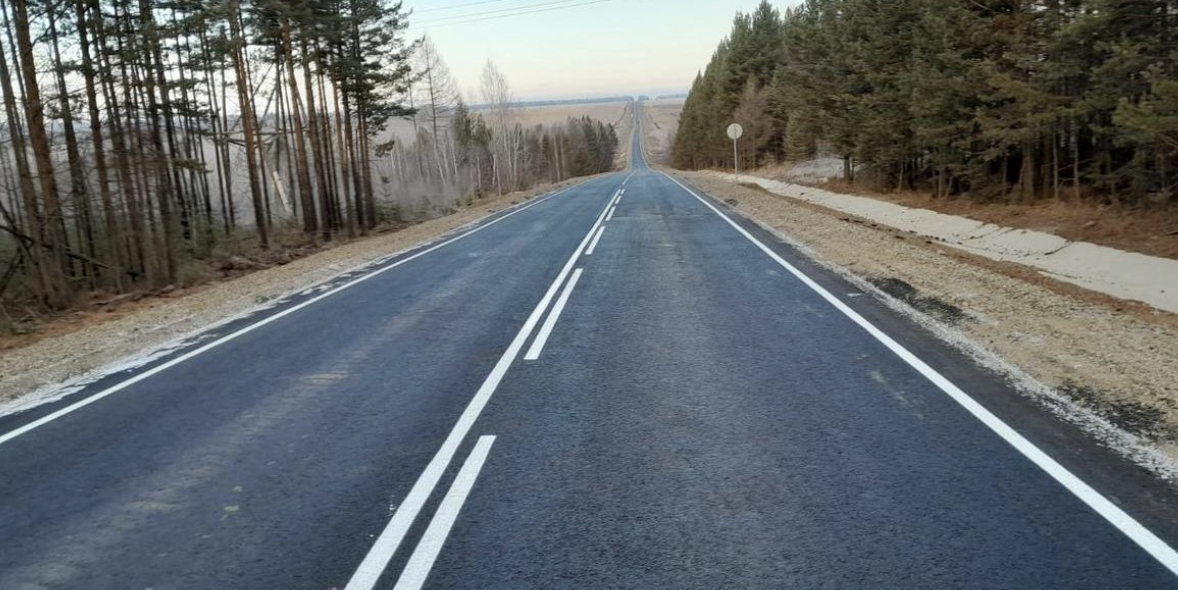
#> input picture road1.png, 1178 x 590 px
$ python CV_HW1_8b.py
#> lines starting #> are read from the running program, lines starting #| are printed output that depends on the picture; after the words box and inside, x2 and y2 are one past the last pixel; in counts of white or black regions, pixels touching at a corner belong together
import cv2
import numpy as np
from matplotlib import pyplot as plt


def load_and_preprocess_image(image_path):
    image = cv2.imread(image_path)
    gray_image = cv2.cvtColor(image, cv2.COLOR_RGB2GRAY)
    _, binary_image = cv2.threshold(gray_image, 200, 255, cv2.THRESH_BINARY)
    return binary_image


def detect_lines(binary_image):
    height = binary_image.shape[1]
    masked_image = np.zeros_like(binary_image)
    masked_image[round(height * 0.2):, :] = binary_image[round(height * 0.2):, :]

    return cv2.HoughLines(masked_image, 10, np.pi / 165, 3700)


def draw_lines(image, lines):
    for line in lines:
        rho, theta = line[0]
        a, b = np.cos(theta), np.sin(theta)
        x0, y0 = a * rho, b * rho
        point1 = (int(x0 + 2000 * (-b)), int(y0 + 2000 * (a)))
        point2 = (int(x0 - 2000 * (-b)), int(y0 - 2000 * (a)))
        cv2.line(image, point1, point2, (0, 255, 0), 3)


def find_intersection(lines):
    rho1, theta1 = lines[0][0]
    rho2, theta2 = lines[1][0]
    A = np.array([
        [np.cos(theta1), np.sin(theta1)],
        [np.cos(theta2), np.sin(theta2)]
    ])
    b = np.array([[rho1], [rho2]])
    x0, y0 = np.linalg.solve(A, b)
    return int(np.round(x0)[0]), int(np.round(y0)[0])


def main(image_path):
    binary_image = load_and_preprocess_image(image_path)
#> in load_and_preprocess_image, image is the input picture: shape (590, 1178, 3); mean B, G, R 106.6, 104.4, 99.2
#> in load_and_preprocess_image, `gray_image = cv2.cvtColor(image, cv2.COLOR_RGB2GRAY)`:
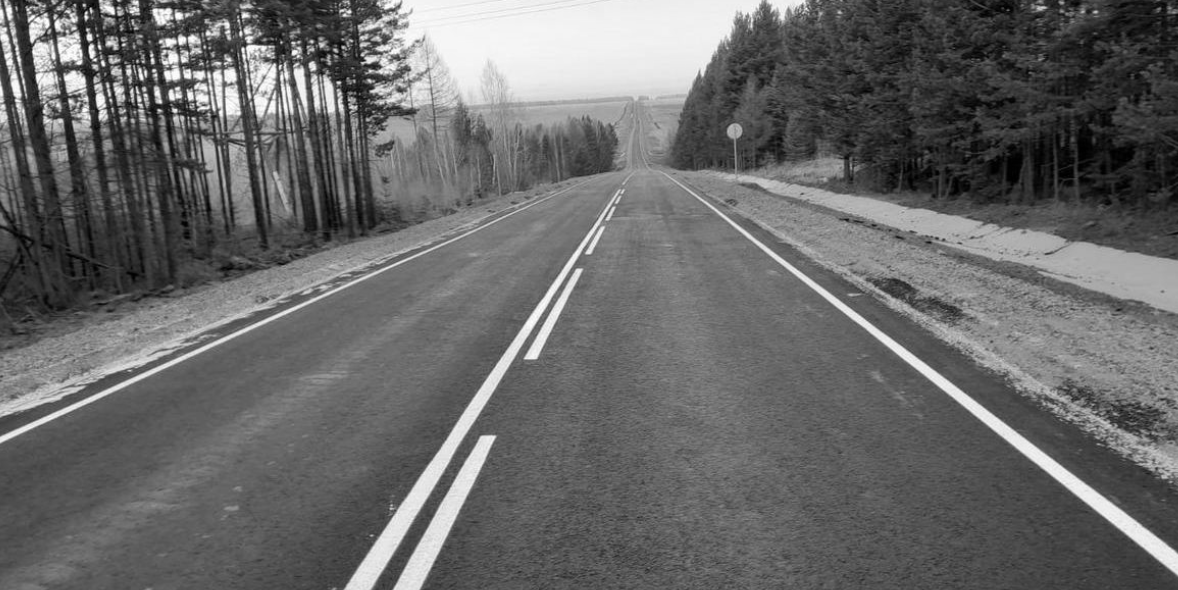
#> gray_image: shape (590, 1178); min 0, max 255, mean 104.5
#> in load_and_preprocess_image, `_, binary_image = cv2.threshold(gray_image, 200, 255, cv2.THRESH_BINARY)`:
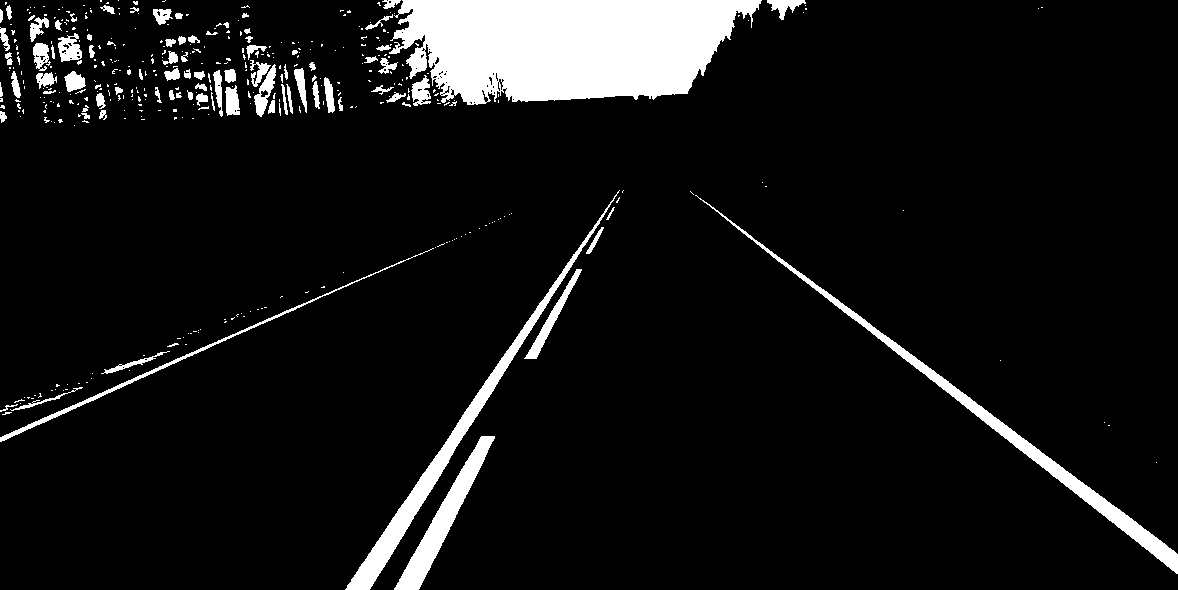
#> binary_image: shape (590, 1178); 8% white; 418 white regions (329 under 20 px), largest, box (x1, y1, x2, y2) and area: (389, 0, 762, 105) 29798, (695, 195, 1178, 574) 5397, (345, 190, 620, 590) 5297
    lines = detect_lines(binary_image)
#> in detect_lines, `masked_image[round(height * 0.2):, :] = binary_image[round(height * 0...`:
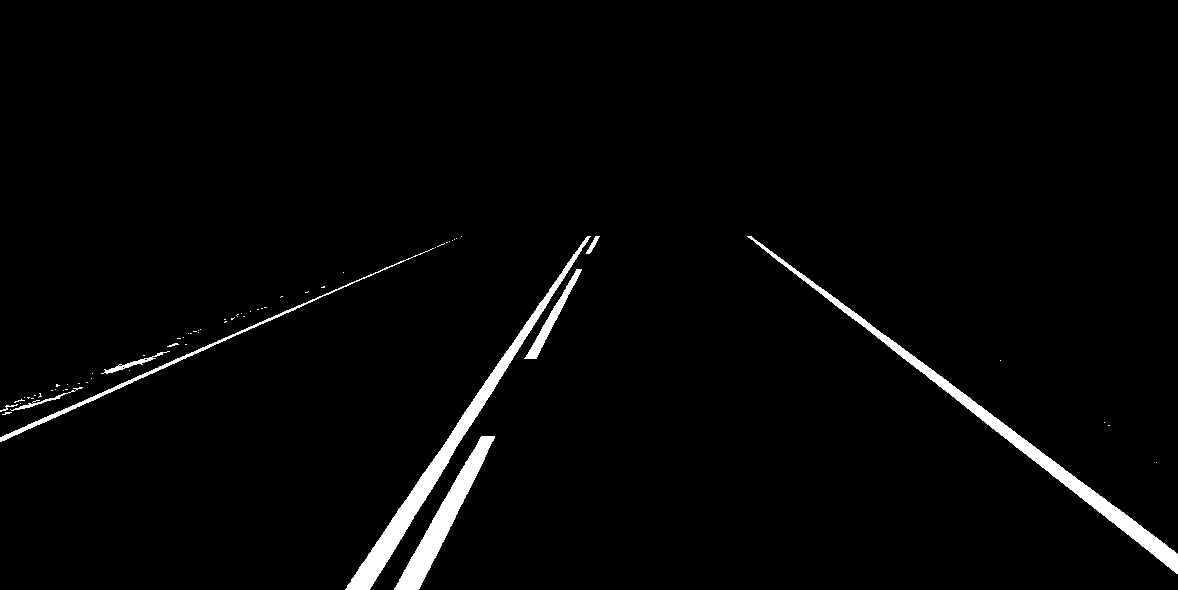
#> masked_image: shape (590, 1178); 2.4% white; 65 white regions (55 under 20 px), largest, box (x1, y1, x2, y2) and area: (747, 236, 1178, 574) 5268, (345, 236, 591, 590) 5177, (394, 436, 495, 590) 3195
#> lines = [[-270, 2.23], [620, 0.59]]
    image = cv2.imread(image_path)
    draw_lines(image, lines)
#> the loop in draw_lines, `for line in lines:` made 2 passes
#> (rho, theta, a, b, x0, y0, point1, point2) on passes 1 to 2: (-270, 2.23, -0.611, 0.792, 164.9, -213.8, (-1418, -1435), (1748, 1007)), (620, 0.59, 0.831, 0.557, 515.1, 345.1, (-598, 2006), (1628, -1316))
#> after the loop in draw_lines, `for line in lines:`:
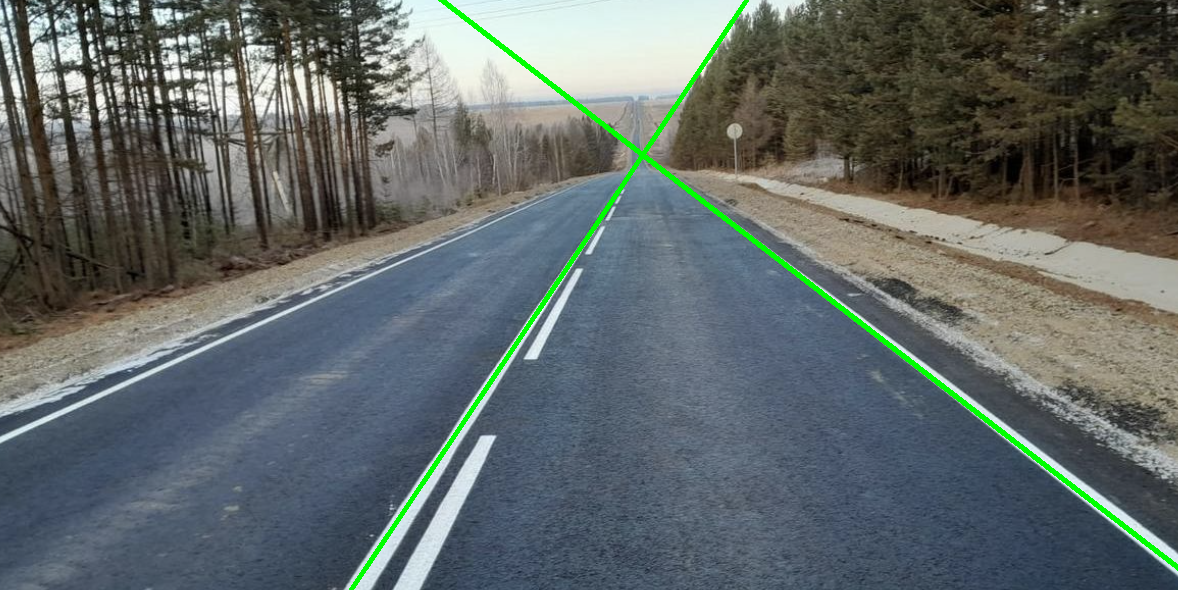
#> image: shape (590, 1178, 3); 1.19% of pixels changed, all inside (x1, y1, x2, y2) = (349, 0, 1178, 590)

    if len(lines) > 1:
        x0, y0 = find_intersection(lines)
#> in find_intersection, `rho1, theta1 = lines[0][0]`: rho1 = -270; theta1 = 2.23
#> in find_intersection, `rho2, theta2 = lines[1][0]`: rho2 = 620; theta2 = 0.59
#> in find_intersection, `A = np.array([ [np.cos(theta1), np.sin(theta1)], [np.cos(theta2), np.s..`: A = [[-0.611, 0.792], [0.831, 0.557]]
#> in find_intersection, `b = np.array([[rho1], [rho2]])`: b = [-270, 620]
#> in find_intersection, `x0, y0 = np.linalg.solve(A, b)`: x0 = [642.7]; y0 = [154.6]
#> x0 = 643; y0 = 155
        cv2.circle(image, (x0, y0), 5, (0, 0, 255), -1)
#> image: shape (590, 1178, 3); 0.01% of pixels changed, all inside (x1, y1, x2, y2) = (638, 150, 649, 161)

    plt.figure(figsize=(10, 10))
    plt.imshow(image)
    plt.show()


main('road1.png')

$ run again, with src_balls.jpg saved as road1.png
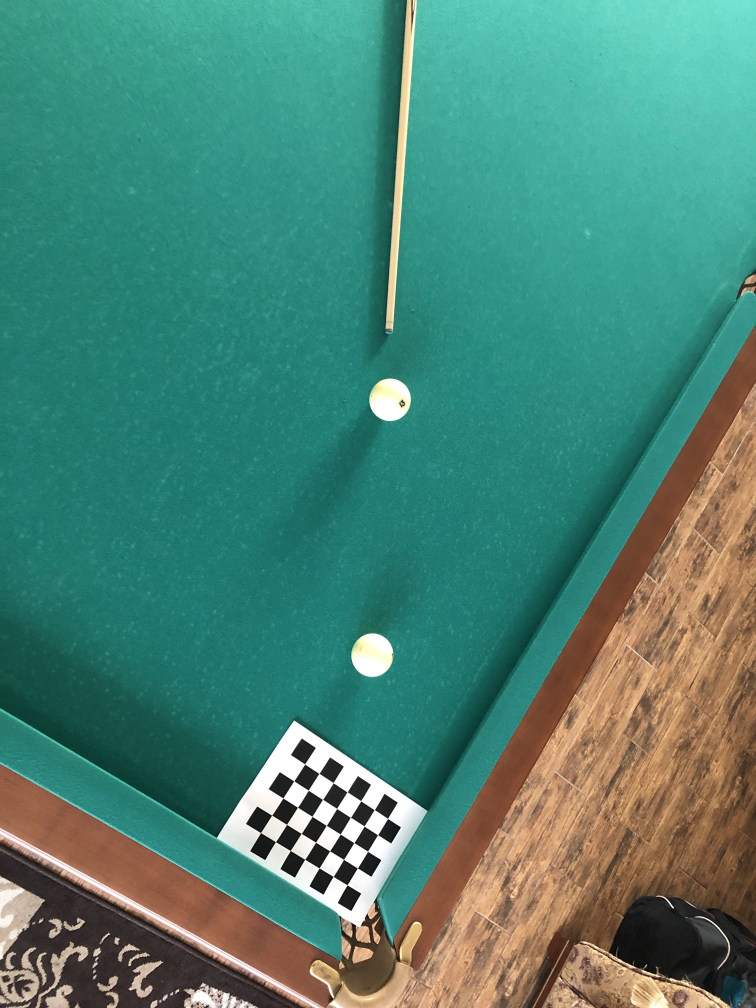
#> input picture src_balls.jpg, 3024 x 4032 px (shown at 1/4 size)
#> in load_and_preprocess_image, image is the input picture: shape (4032, 3024, 3); mean B, G, R 116.5, 132, 75.2
#> in load_and_preprocess_image, `_, binary_image = cv2.threshold(gray_image, 200, 255, cv2.THRESH_BINARY)`:
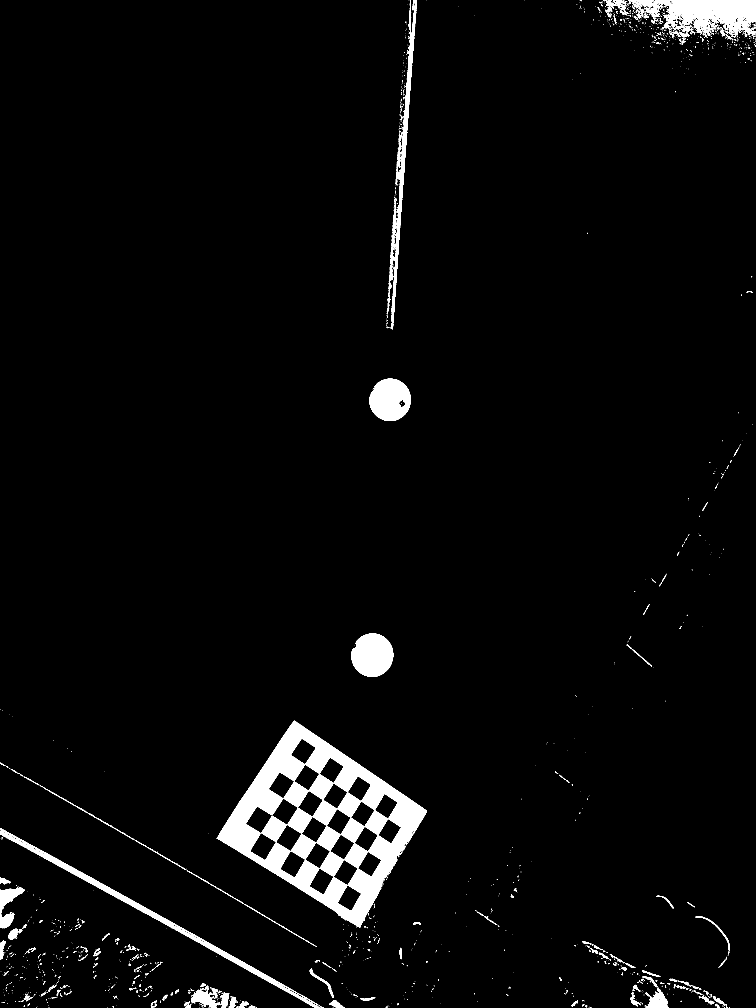
#> binary_image: shape (4032, 3024) (shown at 1/4 size); 3.4% white; 2198 white regions (1907 under 20 px), largest, box (x1, y1, x2, y2) and area: (866, 2883, 1707, 3711) 189149, (2557, 0, 3024, 149) 35157, (0, 3312, 1282, 4032) 25057
#> masked_image: shape (4032, 3024); 2.9% white; 1303 white regions (1088 under 20 px), largest, box (x1, y1, x2, y2) and area: (866, 2883, 1707, 3711) 189149, (0, 3312, 1282, 4032) 25057, (1405, 2534, 1573, 2707) 22408
#> lines = 916 rows, first 8: [2910, 2.08], [1660, 0.0762], [1640, 0.0571], [1620, 0.0381], [1670, 0.0952], [2860, 2.09], [2950, 2.06], [1600, 0.019]
#> the loop in draw_lines, `for line in lines:` made 916 passes
#> (rho, theta, a, b, x0, y0, point1, point2) on passes 1 to 3: (2910, 2.08, -0.483, 0.875, -1406.8, 2547.4, (-3157, 1580), (344, 3514)), (1660, 0.0762, 0.997, 0.0761, 1655.2, 126.3, (1503, 2120), (1807, -1867)), (1640, 0.0571, 0.998, 0.0571, 1637.3, 93.63, (1523, 2090), (1751, -1903))
#> after the loop in draw_lines, `for line in lines:`:
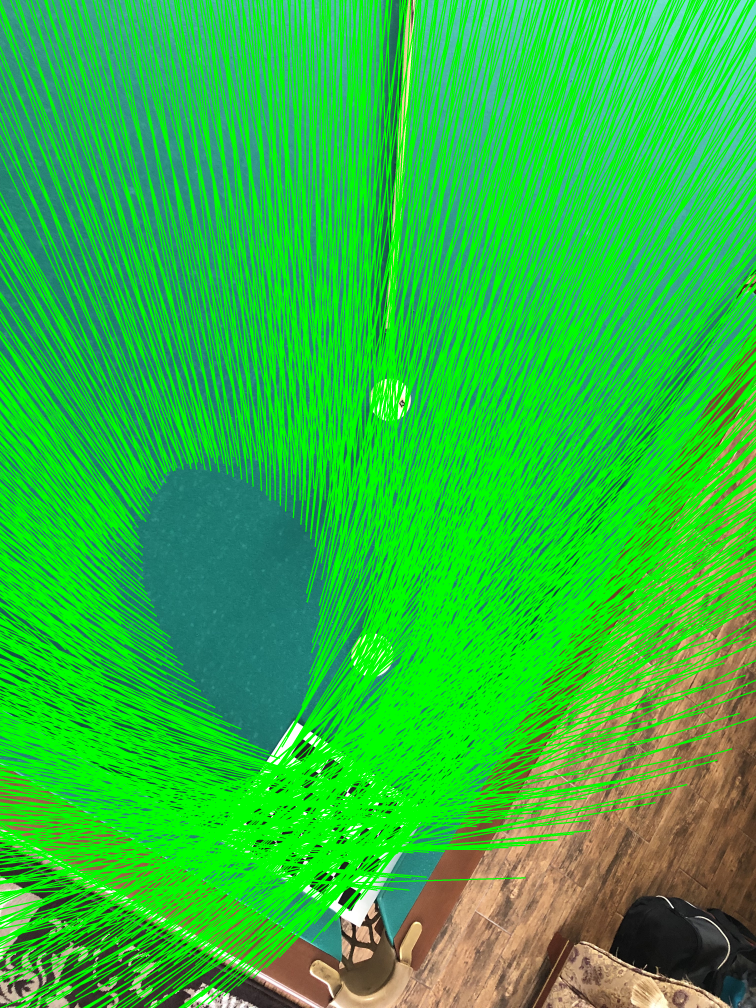
#> image: shape (4032, 3024, 3) (shown at 1/4 size); mean B, G, R 60.3, 188.9, 42.8
#> rho1 = 2910; theta1 = 2.08
#> rho2 = 1660; theta2 = 0.0762
#> A = [[-0.483, 0.875], [0.997, 0.0761]]
#> in find_intersection, `b = np.array([[rho1], [rho2]])`: b = [2910, 1660]
#> in find_intersection, `x0, y0 = np.linalg.solve(A, b)`: x0 = [1354.1]; y0 = [4072]
#> in main, `x0, y0 = find_intersection(lines)`: x0 = 1354; y0 = 4072
